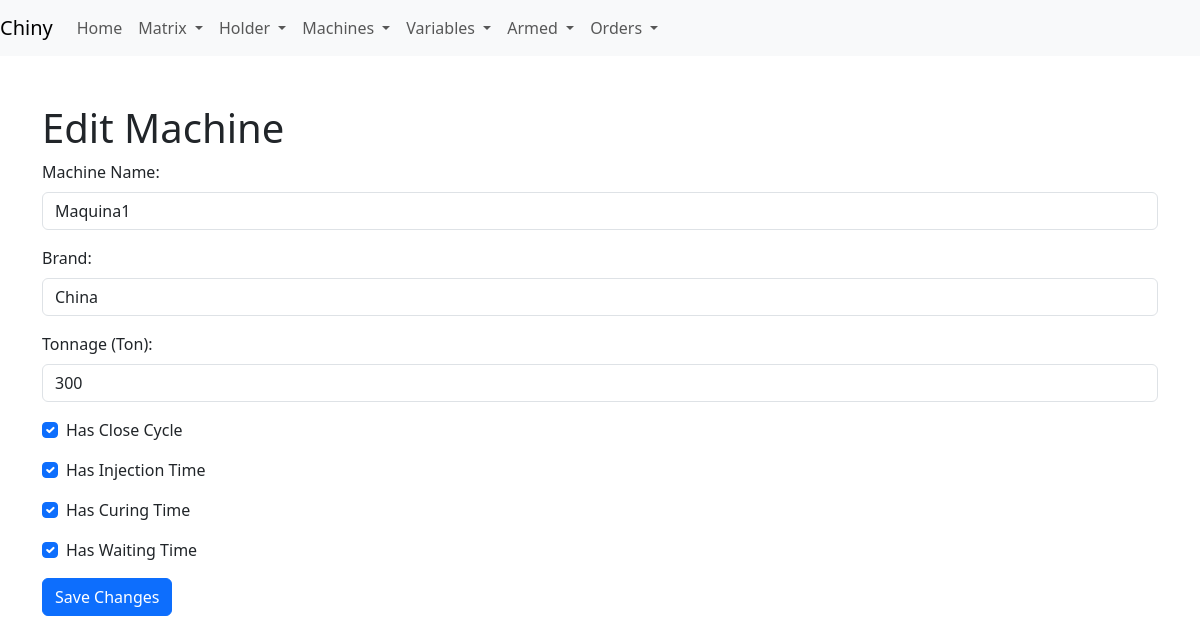
Screenshot of /edit_machine/1 with the database file from the repository.
### app/models.py (models this page shows)
class Machine(db.Model):
    __tablename__ = 'machine'
    id = db.Column(db.Integer, primary_key=True)
    name = db.Column(db.String(30), unique=True)
    brand_machine = db.Column(db.String(119), nullable=False)
    ton = db.Column(db.Integer, nullable=False)
    has_close_cycle = db.Column(db.Boolean, default=False)
    has_injection_time = db.Column(db.Boolean, default=False)
    has_curing_time = db.Column(db.Boolean, default=False)
    has_waiting_time = db.Column(db.Boolean, default=False)
    productions = db.relationship('Production', backref='machine', lazy=True)  # backref 'machine'

### app/routes.py (the view, shortened to what this page needs)
@app.route('/edit_machine/<int:machine_id>', methods=['GET', 'POST'])
def edit_machine(machine_id):
    machine = Machine.query.get_or_404(machine_id)
    return render_template('edit_machine.html', machine=machine)

### app/templates/edit_machine.html (shortened to what this page needs)
<!DOCTYPE html>
<html lang="en">
<head>
    <link rel="stylesheet" href="{{ url_for('static', filename='css/bootstrap.min.css') }}">
</head>
<body>
    {% include 'navbar.html' %}
    <div class="container mt-5">
        <h1>Edit Machine</h1>
        <form method="POST" action="{{ url_for('edit_machine', machine_id=machine.id) }}">
            <div class="mb-3">
                <label for="name" class="form-label">Machine Name:</label>
                <input type="text" class="form-control" id="name" name="name" value="{{ machine.name }}" required>
            </div>
            <div class="mb-3">
                <label for="brand_machine" class="form-label">Brand:</label>
                <input type="text" class="form-control" id="brand_machine" name="brand_machine" value="{{ machine.brand_machine }}" required>
            </div>
            <div class="mb-3">
                <label for="ton" class="form-label">Tonnage (Ton):</label>
                <input type="number" class="form-control" id="ton" name="ton" value="{{ machine.ton }}" required>
            </div>
            <div class="form-check mb-3">
                <input type="checkbox" class="form-check-input" id="has_close_cycle" name="has_close_cycle" {% if machine.has_close_cycle %}checked{% endif %}>
                <label class="form-check-label" for="has_close_cycle">Has Close Cycle</label>
            </div>
            <div class="form-check mb-3">
                <input type="checkbox" class="form-check-input" id="has_injection_time" name="has_injection_time" {% if machine.has_injection_time %}checked{% endif %}>
                <label class="form-check-label" for="has_injection_time">Has Injection Time</label>
            </div>
            <div class="form-check mb-3">
                <input type="checkbox" class="form-check-input" id="has_curing_time" name="has_curing_time" {% if machine.has_curing_time %}checked{% endif %}>
                <label class="form-check-label" for="has_curing_time">Has Curing Time</label>
            </div>
            <div class="form-check mb-3">
                <input type="checkbox" class="form-check-input" id="has_waiting_time" name="has_waiting_time" {% if machine.has_waiting_time %}checked{% endif %}>
                <label class="form-check-label" for="has_waiting_time">Has Waiting Time</label>
            </div>
            <input type="submit" class="btn btn-primary" value="Save Changes">
        </form>
    </div>
</body>
</html>

### rows the page displays
Machine: name "Maquina1", brand_machine "China", ton "300", has_close_cycle "☑", has_injection_time "☑", has_curing_time "☑", has_waiting_time "☑"
